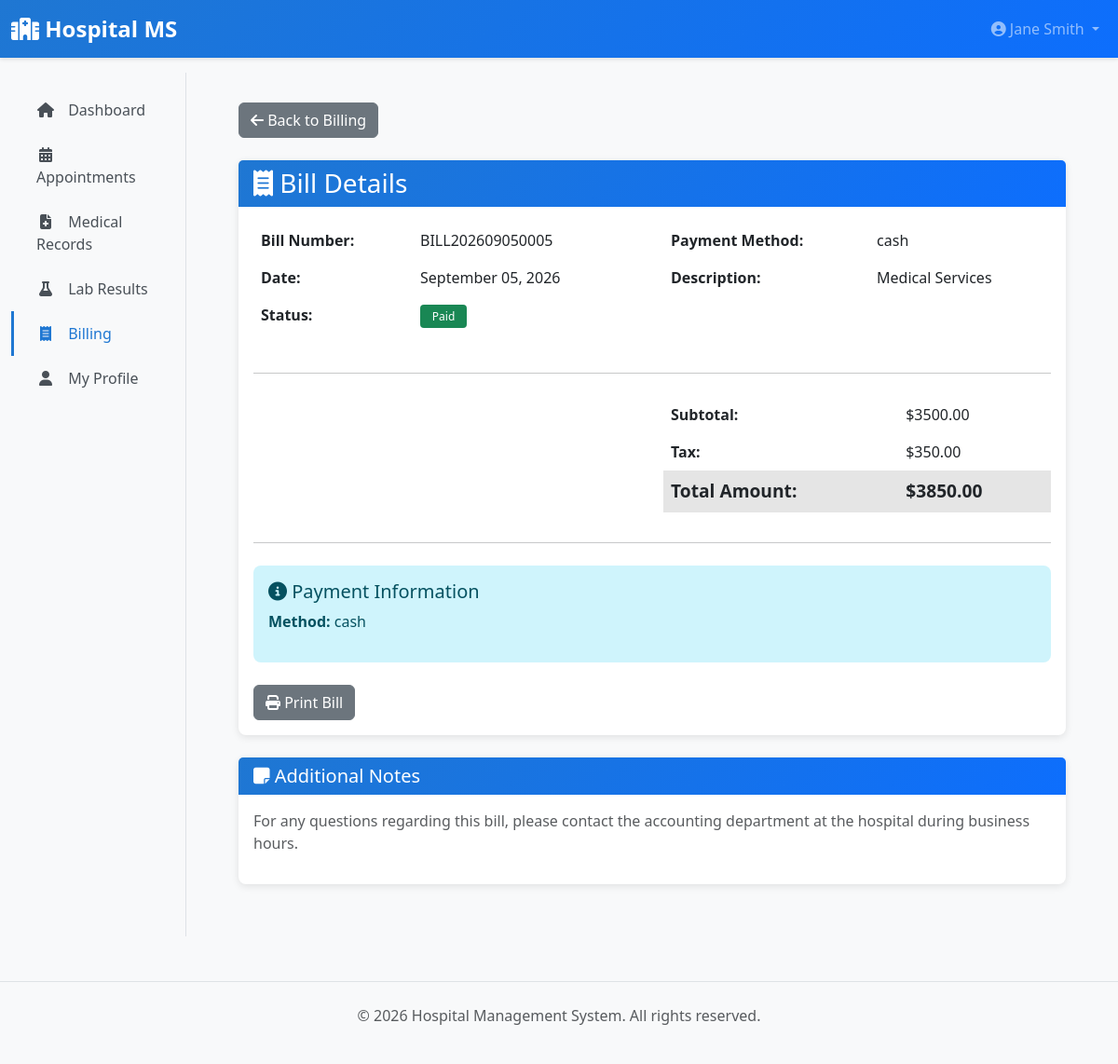
Page /patient/bill/6 (signed in) on the committed database.
### app/models/__init__.py (models this page shows, shortened)
class User(UserMixin, db.Model):
    __tablename__ = 'users'
    id = db.Column(db.Integer, primary_key=True)
    username = db.Column(db.String(80), unique=True, nullable=False, index=True)
    email = db.Column(db.String(120), unique=True, nullable=False, index=True)
    password_hash = db.Column(db.String(255), nullable=False)
    first_name = db.Column(db.String(80))
    last_name = db.Column(db.String(80))
    phone = db.Column(db.String(20))
    role = db.Column(db.Enum(UserRole), nullable=False, default=UserRole.PATIENT)
    is_active = db.Column(db.Boolean, default=True)
    created_at = db.Column(db.DateTime, default=datetime.utcnow)
    updated_at = db.Column(db.DateTime, default=datetime.utcnow, onupdate=datetime.utcnow)
    patient = db.relationship('Patient', uselist=False, back_populates='user', foreign_keys='Patient.user_id', cascade='all, delete-orphan', passive_deletes=True)
    doctor = db.relationship('Doctor', uselist=False, back_populates='user', foreign_keys='Doctor.user_id', cascade='all, delete-orphan', passive_deletes=True)
    lab_staff = db.relationship('LabStaff', uselist=False, back_populates='user', foreign_keys='LabStaff.user_id', cascade='all, delete-orphan', passive_deletes=True)
    def get_full_name(self):
        return f"{self.first_name} {self.last_name}".strip()

class BillingRecord(db.Model):
    __tablename__ = 'billing_records'
    id = db.Column(db.Integer, primary_key=True)
    patient_id = db.Column(db.Integer, db.ForeignKey('patients.id'), nullable=False)
    bill_number = db.Column(db.String(30), unique=True, nullable=False)
    description = db.Column(db.Text)
    amount = db.Column(db.Float, nullable=False)
    tax = db.Column(db.Float, default=0.0)
    total_amount = db.Column(db.Float, nullable=False)
    payment_status = db.Column(db.String(20), default='pending')  # pending, paid, partial
    payment_date = db.Column(db.DateTime)
    payment_method = db.Column(db.String(50))  # cash, card, cheque, insurance
    bill_date = db.Column(db.DateTime, default=datetime.utcnow)
    notes = db.Column(db.Text)
    created_at = db.Column(db.DateTime, default=datetime.utcnow)
    patient = db.relationship('Patient', back_populates='billing_records')

### app/blueprints/patient.py (the view)
@patient_bp.route('/bill/<int:bill_id>')
@login_required
@patient_required
def view_bill(bill_id):
    patient = current_user.patient
    bill = BillingRecord.query.get_or_404(bill_id)
    if bill.patient_id != patient.id:
        flash('You do not have permission to view this bill.', 'danger')
        return redirect(url_for('patient.billing'))
    return render_template('patient/view_bill.html', bill=bill)

### app/templates/patient/view_bill.html (shortened to what this page needs)
{% extends "layouts/base.html" %}
{% block content %}
<div class="mb-4">
    <a href="{{ url_for('patient.billing') }}" class="btn btn-secondary">
        <i class="fas fa-arrow-left"></i> Back to Billing
    </a>
</div>
<div class="card">
    <div class="card-header">
        <h3 class="mb-0"><i class="fas fa-receipt"></i> Bill Details</h3>
    </div>
    <div class="card-body">
        <div class="row mb-4">
            <div class="col-md-6">
                <table class="table table-borderless">
                    <tbody>
                        <tr>
                            <td><strong>Bill Number:</strong></td>
                            <td>{{ bill.bill_number }}</td>
                        </tr>
                        <tr>
                            <td><strong>Date:</strong></td>
                            <td>{{ bill.created_at.strftime('%B %d, %Y') if bill.created_at else '-' }}</td>
                        </tr>
                        <tr>
                            <td><strong>Status:</strong></td>
                            <td>
                                {% if bill.payment_status == 'paid' %}
                                    <span class="badge bg-success">Paid</span>
                                {% elif bill.payment_status == 'pending' %}
                                    <span class="badge bg-warning">Pending</span>
                                {% elif bill.payment_status == 'partial' %}
                                    <span class="badge bg-info">Partial Payment</span>
                                {% else %}
                                    <span class="badge bg-secondary">{{ bill.payment_status }}</span>
                                {% endif %}
                            </td>
                        </tr>
                    </tbody>
                </table>
            </div>
            <div class="col-md-6">
                <table class="table table-borderless">
                    <tbody>
                        <tr>
                            <td><strong>Payment Method:</strong></td>
                            <td>{{ bill.payment_method or 'Not Yet Paid' }}</td>
                        </tr>
                        <tr>
                            <td><strong>Description:</strong></td>
                            <td>{{ bill.description }}</td>
                        </tr>
                    </tbody>
                </table>
            </div>
        </div>
        <hr>
        <div class="row mt-4">
            <div class="col-md-6 ms-auto">
                <table class="table table-borderless">
                    <tbody>
                        <tr>
                            <td><strong>Subtotal:</strong></td>
                            <td>${{ "%.2f"|format(bill.amount) }}</td>
                        </tr>
                        <tr>
                            <td><strong>Tax:</strong></td>
                            <td>${{ "%.2f"|format(bill.tax) }}</td>
                        </tr>
                        <tr class="table-active" style="font-size: 1.2rem;">
                            <td><strong>Total Amount:</strong></td>
                            <td><strong>${{ "%.2f"|format(bill.total_amount) }}</strong></td>
                        </tr>
                    </tbody>
                </table>
            </div>
        </div>
        <hr>
        {% if bill.payment_status != 'pending' %}
        <div class="alert alert-info mt-4">
            <h5><i class="fas fa-info-circle"></i> Payment Information</h5>
            <p><strong>Method:</strong> {{ bill.payment_method }}</p>
        </div>
        {% else %}
        <div class="alert alert-warning mt-4">
            <h5><i class="fas fa-warning"></i> Payment Pending</h5>
            <p>This bill is awaiting payment. Please contact the hospital's accounting department or visit our office to make a payment.</p>
        </div>
        {% endif %}
        <div class="mt-4">
            <button onclick="window.print()" class="btn btn-secondary">
                <i class="fas fa-print"></i> Print Bill
            </button>
        </div>
    </div>
</div>
<div class="card mt-4">
    <div class="card-header">
        <h5 class="mb-0"><i class="fas fa-sticky-note"></i> Additional Notes</h5>
    </div>
    <div class="card-body">
        <p class="text-muted">For any questions regarding this bill, please contact the accounting department at the hospital during business hours.</p>
    </div>
</div>
{% endblock %}

### app/templates/layouts/base.html (shortened to what this page needs)
<!DOCTYPE html>
<html lang="en">
<head>
    <link href="https://cdnjs.cloudflare.com/ajax/libs/bootstrap/5.3.0/css/bootstrap.min.css" rel="stylesheet">
    <link href="https://cdnjs.cloudflare.com/ajax/libs/font-awesome/6.4.0/css/all.min.css" rel="stylesheet">
</head>
<body>
    <nav class="navbar navbar-expand-lg navbar-dark sticky-top">
        <div class="container-fluid">
            <a class="navbar-brand" href="{{ url_for('main.dashboard') }}">
                <i class="fas fa-hospital"></i> Hospital MS
            </a>
            <div class="collapse navbar-collapse" id="navbarNav">
                <ul class="navbar-nav ms-auto">
                    {% if current_user.is_authenticated %}
                        <li class="nav-item dropdown">
                            <a class="nav-link dropdown-toggle" href="#" id="userDropdown" role="button" data-bs-toggle="dropdown">
                                <i class="fas fa-user-circle"></i> {{ current_user.get_full_name() or current_user.username }}
                            </a>
                        </li>
                    {% else %}
                        <li class="nav-item">
                            <a class="nav-link" href="{{ url_for('auth.login') }}">Login</a>
                        </li>
                    {% endif %}
                </ul>
            </div>
        </div>
    </nav>
    {% if current_user.is_authenticated %}
        <div class="container-fluid">
            <div class="row">
                <nav class="col-md-3 col-lg-2 d-md-block bg-light sidebar">
                    <div class="position-sticky pt-3">
                        <ul class="nav flex-column">
                            {% if current_user.role.value == 'admin' %}
                                <li class="nav-item">
                                    <a class="nav-link {% if request.endpoint == 'admin.dashboard' %}active{% endif %}" href="{{ url_for('admin.dashboard') }}">
                                        <i class="fas fa-home"></i> Dashboard
                                    </a>
                                </li>
                                <li class="nav-item">
                                    <a class="nav-link {% if request.endpoint in ['admin.users_list', 'admin.create_user', 'admin.edit_user'] %}active{% endif %}" href="{{ url_for('admin.users_list') }}">
                                        <i class="fas fa-users"></i> Users
                                    </a>
                                </li>
                                <li class="nav-item">
                                    <a class="nav-link {% if request.endpoint in ['admin.doctors_list', 'admin.edit_doctor'] %}active{% endif %}" href="{{ url_for('admin.doctors_list') }}">
                                        <i class="fas fa-user-md"></i> Doctors
                                    </a>
                                </li>
                                <li class="nav-item">
                                    <a class="nav-link {% if request.endpoint in ['admin.beds_list', 'admin.create_bed'] %}active{% endif %}" href="{{ url_for('admin.beds_list') }}">
                                        <i class="fas fa-bed"></i> Beds
                                    </a>
                                </li>
                                <li class="nav-item">
                                    <a class="nav-link {% if request.endpoint in ['admin.departments_list', 'admin.create_department'] %}active{% endif %}" href="{{ url_for('admin.departments_list') }}">
                                        <i class="fas fa-sitemap"></i> Departments
                                    </a>
                                </li>
                                <li class="nav-item">
                                    <a class="nav-link {% if request.endpoint in ['admin.insurances_list', 'admin.create_insurance'] %}active{% endif %}" href="{{ url_for('admin.insurances_list') }}">
                                        <i class="fas fa-hand-holding-medical"></i> Insurances
                                    </a>
                                </li>
                                <li class="nav-item">
                                    <a class="nav-link {% if request.endpoint == 'admin.audit_logs' %}active{% endif %}" href="{{ url_for('admin.audit_logs') }}">
                                        <i class="fas fa-history"></i> Audit Logs
                                    </a>
                                </li>
                                <li class="nav-item">
                                    <a class="nav-link {% if request.endpoint in ['admin.lab_tests_list', 'admin.create_lab_test'] %}active{% endif %}" href="{{ url_for('admin.lab_tests_list') }}">
                                        <i class="fas fa-flask"></i> Lab Tests
                                    </a>
                                </li>
                                <li class="nav-item">
                                    <a class="nav-link {% if request.endpoint == 'admin.reports' %}active{% endif %}" href="{{ url_for('admin.reports') }}">
                                        <i class="fas fa-chart-bar"></i> Reports
                                    </a>
                                </li>
                            {% else %}
                                <li class="nav-item">
                                    <a class="nav-link {% if request.endpoint == 'patient.dashboard' %}active{% endif %}" href="{{ url_for('patient.dashboard') }}">
                                        <i class="fas fa-home"></i> Dashboard
                                    </a>
                                </li>
                                <li class="nav-item">
                                    <a class="nav-link {% if request.endpoint in ['patient.appointments', 'patient.view_appointment'] %}active{% endif %}" href="{{ url_for('patient.appointments') }}">
                                        <i class="fas fa-calendar-alt"></i> Appointments
                                    </a>
                                </li>
                                <li class="nav-item">
                                    <a class="nav-link {% if request.endpoint in ['patient.medical_records', 'patient.view_medical_record'] %}active{% endif %}" href="{{ url_for('patient.medical_records') }}">
                                        <i class="fas fa-file-medical"></i> Medical Records
                                    </a>
                                </li>
                                <li class="nav-item">
                                    <a class="nav-link {% if request.endpoint in ['patient.lab_results', 'patient.view_lab_result'] %}active{% endif %}" href="{{ url_for('patient.lab_results') }}">
                                        <i class="fas fa-flask"></i> Lab Results
                                    </a>
                                </li>
                                <li class="nav-item">
                                    <a class="nav-link {% if request.endpoint in ['patient.billing', 'patient.view_bill'] %}active{% endif %}" href="{{ url_for('patient.billing') }}">
                                        <i class="fas fa-receipt"></i> Billing
                                    </a>
                                </li>
                                <li class="nav-item">
                                    <a class="nav-link {% if request.endpoint in ['patient.profile', 'patient.edit_profile'] %}active{% endif %}" href="{{ url_for('patient.profile') }}">
                                        <i class="fas fa-user"></i> My Profile
                                    </a>
                                </li>
                            {% endif %}
                        </ul>
                    </div>
                </nav>
                <main class="col-md-9 ms-sm-auto col-lg-10 px-md-4">
                    <div class="main-content">
                        {% block content %}{% endblock %}
                    </div>
                </main>
            </div>
        </div>
    {% else %}
        <div style="min-height: calc(100vh - 70px); padding: 2rem;">
            {% block auth_content %}{% endblock %}
        </div>
    {% endif %}
    <footer class="bg-light py-4 mt-5 border-top">
        <div class="container text-center text-muted">
            <p>&copy; 2026 Hospital Management System. All rights reserved.</p>
        </div>
    </footer>
</body>
</html>

### rows in the picture
User: first_name+last_name "Jane Smith"
BillingRecord: bill_number "BILL202609050005", created_at "September 05, 2026", payment_method "cash", description "Medical Services", amount "3500.00", tax "350.00", total_amount "3850.00"
